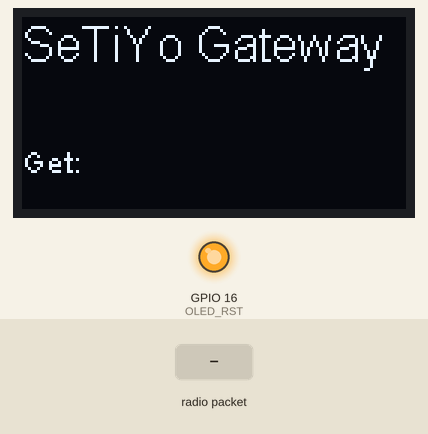
This sketch was run on a simulated ESP8266 (NodeMCU). On the bench: 128×64 one-colour display, output pins drawn as LEDs (lit = HIGH). The inputs (shaded band) are chosen by the test bench. No radio packets arrive unless stated; what the sketch prints to the serial monitor is not drawn.

Above: at 1.2 s.
1.3 s: radio packet "1" arrives
2.9 s: radio packet "0" arrives
At 3.8 s:
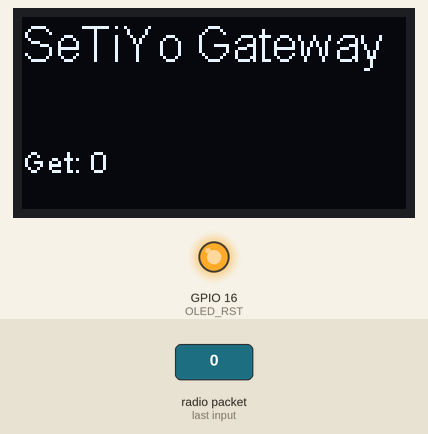
Timing chart, 0 to 5.9 s (numbered marks = the images above; inputs shaded):
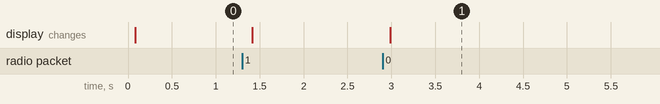

The sketch:

FFLoRaNode2.ino
```cpp
#include <SPI.h>
#include <LoRa.h>
#include <Wire.h>
#include "SSD1306Wire.h" // https://github.com/ThingPulse/esp8266-oled-ssd1306/blob/master/src/SSD1306Wire.h

//#define MISO    19   // GPIO19 -- lora MISO
//#define MOSI    27   // GPIO27 -- lora MOSI
//#define SS      18   // GPIO18 -- lora CS

#define SCK     5    // GPIO5  -- lora SCK
#define RST     23   // GPIO23 atau GPIO12 atau GPIO14 -- RESET (If Lora does not work, replace it with GPIO14)
#define DI0     26   // GPIO26 -- IRQ(Interrupt Request)
#define BAND    915E6

/*-----replace default pin  OLED_SDA=4, OLED_SCL=15 with  OLED_SDA=21, OLED_SCL=22----*/
#define OLED_SDA 21
#define OLED_SCL 22
#define OLED_RST 16

// #define LED_BUILTIN 25 /*--LED bawaan LoRa-----*/

// #define OFF 0  /*----untuk tes LED-------------*/
// #define ON 1

const int blueLED = 25;
int counter = 0;
String statusKonveyor;
int pinSensorKonveyor = 15;
//String message;

/*-----Initialize the OLED display using Wire library----*/
SSD1306Wire  display(0x3c, OLED_SDA, OLED_SCL); // OLED_SDA=4, OLED_SCL=15

// String id, Data, Data1, Data2;
bool kirimBalik;
String dataKirimBalik = "";

void setup() {
/*---------START  Oled ******** ------*/
  // pinMode(LED_BUILTIN, OUTPUT);
  pinMode(OLED_RST, OUTPUT);
  digitalWrite(OLED_RST, LOW);    /*-----set GPIO16 low to reset OLED----------------------*/
  delay(50);
  digitalWrite(OLED_RST, HIGH);   /*-----while OLED is running, must set GPIO16 in high----*/

  /*-----Initialising the UI will init the display too.------------------------------------*/
  display.init();
  display.flipScreenVertically();
  display.setFont(ArialMT_Plain_10);

  /*-----clear the display-----------------------------------------------------------------*/
  display.clear();
/*----------END Oled ******** ---------*/

  Serial.begin(115200);
  while (!Serial); //If just the the basic function, must connect to a computer

//  SPI.begin(SCK, MISO, MOSI, SS);
  LoRa.setPins(SS, RST, DI0);
  Serial.println("LoRa Sender");

  if (!LoRa.begin(BAND))
      {
        Serial.println("Starting LoRa failed!");
        while (1);
      }

  Serial.println("LoRa Initial OK!");
  pinMode(pinSensorKonveyor, INPUT_PULLUP);

  LoRa.onReceive(onReceive);
  LoRa_rxMode();
}

void loop() {
/*------display Oled-------------*/
  display.setFont(ArialMT_Plain_16);
  display.drawString(0, 0, "SeTiYo Gateway");
  display.setFont(ArialMT_Plain_10);
  display.drawString(0, 42, "Get: " + dataKirimBalik);
  display.display();
  display.clear();

  callbackMessage(kirimBalik, dataKirimBalik);

  while (Serial.available()) {
    String dataInput = Serial.readStringUntil('\n');
    Serial.println(dataInput);
    LoRa_sendMessage(dataInput);
  }

}


void LoRa_rxMode(){
  LoRa.disableInvertIQ();               // normal mode
  LoRa.receive();                       // set receive mode
}

void LoRa_txMode(){
  LoRa.idle();                          // set standby mode
  LoRa.enableInvertIQ();                // active invert I and Q signals
}

void LoRa_sendMessage(String message) {
  LoRa_txMode();                        // set tx mode
  LoRa.beginPacket();                   // start packet
  LoRa.print(message);                  // add payload
  LoRa.endPacket();                     // finish packet and send it
  LoRa_rxMode();                        // set rx mode
}

void onReceive(int packetSize) {
  String message = "";

  while (LoRa.available()) {
    message += (char)LoRa.read();
  }

  dataKirimBalik = message;
  kirimBalik = true;
//  Serial.println(dataKirimBalik);
}

void callbackMessage(bool statusKirimBalik, String message){
  String GATEWAY_NAME = "GATEWAY";
  String MACHINE_NAME = "nodeE";

  if(statusKirimBalik == true){
    kirimBalik = false;
    int ind1      = message.indexOf('#');
    String kata1  = message.substring(0, ind1);
    int ind2      = message.indexOf('#', ind1+1 );
    String kata2  = message.substring(ind1+1, ind2);
    int ind3      = message.indexOf('#', ind2+1 );
    String kata3  = message.substring(ind2+1, ind3);
    int ind4      = message.indexOf('#', ind3+1 );
    String kata4  = message.substring(ind3+1, ind4);
    int ind5      = message.indexOf('#', ind4+1 );
    String kata5  = message.substring(ind4+1, ind5);

//    Serial.println(message);

//    if(kata1 == GATEWAY_NAME){
//      if(kata3 == MACHINE_NAME){
        message = kata1 + "#" +kata2 + "#" + kata3 + "#" + "accepted" + "#" + kata5 + "#";
        LoRa_sendMessage(message);
        Serial.println(message);
//      }
//    }
  }
}
```

Measured:
- after the input at 2.9 s, the display: changes after 0.09 s (image 1)
